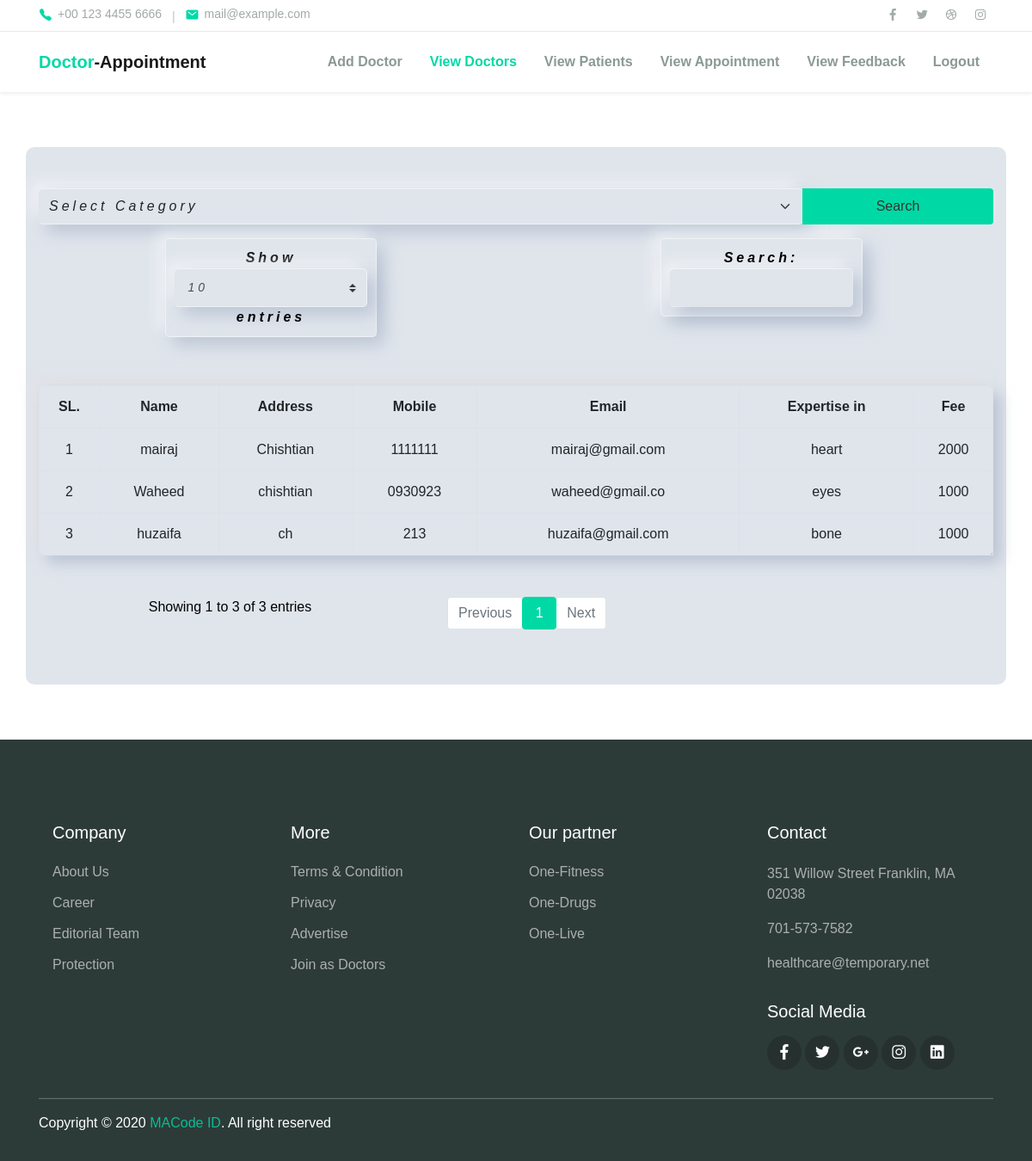
/admin/view_doctor.php (signed in), run on the app's committed database.
### tables this page shows
CREATE TABLE `doctor` (
  `doc_id` int(22) NOT NULL,
  `doctor_id` varchar(22) NOT NULL,
  `name` varchar(22) NOT NULL,
  `address` varchar(100) NOT NULL,
  `contact` varchar(14) NOT NULL,
  `email` varchar(22) NOT NULL,
  `expertise` varchar(22) NOT NULL,
  `id` int(11) NOT NULL,
  `fee` varchar(111) NOT NULL,
  `userid` varchar(22) NOT NULL,
  `password` varchar(22) NOT NULL,
  `pic` varchar(111) NOT NULL
);

### admin/view_doctor.php (the view, shortened to what this page needs)
<?php include 'head.php'; ?>
<body>
    <?php
    include_once "header.php";
    $category = isset($_POST["expertise"]);
    ?>
    <div class="container table_container">
        <form action="<?php echo $_SERVER['PHP_SELF']; ?>" method="post">
            <div class="input-group mb-3">
                <select class="form-select" id="inputGroupSelect01" name="expertise" type="text" required>
                    <?php if($category){ ?>
                    <option readonly><?php echo $_POST["expertise"]." (Selected)" ; ?></option>
                   <?php }else{ ?>
                    <option value="">Select Category</option>
                   <?php } ?>
                </select>
                <button style="width: 20%;" name="submit" class="btn btn-light my-0">Search</button>
            </div>
        </form>
        <?php
            include('../config/config.php');
                if($category){
                $sql = " SELECT * FROM doctor WHERE expertise = '" . $_POST["expertise"] . "' ";
                }else{
                    $sql = " SELECT * FROM doctor ";
                }
                $result = mysqli_query($conn, $sql);
                $count = mysqli_num_rows($result);
                if ($count >= 1) {
                    echo "<table class='table form_div  table-bordered' id='dataTable' width='100%' cellspacing='0'>
                            <thead>
                                <tr>
                                    <th>SL.</th>
                                        <th>Name</th>
                                        <th>Address</th>
                                        <th>Mobile</th>
                                        <th>Email</th>
                                        <th>Expertise in</th>
                                        <th>Fee</th>
                                </tr>
                            </thead>";
                        echo "<tbody>";
                        while ($row = mysqli_fetch_array($result)) {
                            echo "<tr>";
                                echo "<td>" . $row['doc_id'] . "</td>";
                                echo "<td>" . $row['name'] . "</td>";
                                echo "<td>" . $row['address'] . "</td>";
                                echo "<td>" . $row['contact'] . "</td>";
                                echo "<td>" . $row['email'] . "</td>";
                                echo "<td>" . $row['expertise'] . "</td>";
                                echo "<td>" . $row['fee'] . "</td>";
                            echo "</tr>";
                    }
                    echo "</tbody>";
                    echo "</table>";
                } else {
                    print "<p align='center'>Sorry, No match found for your search result..!!!</p>";
                }
    ?>
    </div>
    <?php
    include_once "footer.php";
    ?>
</body>
</html>

### admin/head.php (shortened to what this page needs)
<!DOCTYPE html>
<html lang="en">
<head>
  <link rel="stylesheet" href="assets/css/user-css/index.css">
  <link rel="stylesheet" href="assets/css/user-css/patient_form.css">
  <link rel="stylesheet" href="assets/css/user-css/table.css">
  <link rel="stylesheet" href="assets/css/user-css/login.css">
  <link href="https://cdn.jsdelivr.net/npm/bootstrap@5.1.3/dist/css/bootstrap.min.css" rel="stylesheet">
  <link rel="stylesheet" href="../assets/bootstrap/css/bootstrap.min.css">
  <link rel="stylesheet" href="assets/vendor/owl-carousel/css/owl.carousel.css">
  <link rel="stylesheet" href="assets/vendor/animate/animate.css">
  <link rel="stylesheet" href="assets/css/user-css/theme.css">
  <link rel="stylesheet" href="assets/css/user-css/maicons.css">
</head>

### admin/header.php (shortened to what this page needs)
<header>
    <div class="topbar">
      <div class="container">
        <div class="row">
          <div class="col-sm-8 text-sm">
            <div class="site-info">
              <a href="#"><span class="mai-call text-primary"></span> +00 123 4455 6666</a>
              <span class="divider">|</span>
              <a href="#"><span class="mai-mail text-primary"></span> mail@example.com</a>
            </div>
          </div>
          <div class="col-sm-4 text-right text-sm">
            <div class="social-mini-button">
              <a href="#"><span class="mai-logo-facebook-f"></span></a>
              <a href="#"><span class="mai-logo-twitter"></span></a>
              <a href="#"><span class="mai-logo-dribbble"></span></a>
              <a href="#"><span class="mai-logo-instagram"></span></a>
            </div>
          </div>
        </div>
      </div>
    </div>
    <nav class="navbar navbar-expand-lg navbar-light shadow-sm">
      <div class="container">
        <a class="navbar-brand" href="../index.php"><span class="text-primary">Doctor</span>-Appointment</a>
        <div class="collapse navbar-collapse" id="navbarSupport">
          <ul class="navbar-nav  ml-auto">
            <li class="nav-item">
              <a class="nav-link" href="add_doctor.php">Add Doctor</a>
            </li>
            <li class="nav-item">
              <a class="nav-link" href="view_doctor.php">View Doctors</a>
            </li>
            <li class="nav-item">
              <a class="nav-link" href="view_patients.php">View Patients</a>
            </li>
            <li class="nav-item">
              <a class="nav-link" href="view_appointments.php">View Appointment</a>
            </li>
            <li class="nav-item">
              <a class="nav-link" href="view_feedback.php">View Feedback</a>
            </li>
            <li class="nav-item">
              <a class="nav-link" href="php/logout.php">Logout</a>
            </li>
          </ul>
        </div>
      </div>
    </nav>
  </header>

### admin/footer.php (shortened to what this page needs)
<footer class="page-footer">
    <div class="container">
        <div class="row px-md-3">
            <div class="col-sm-6 col-lg-3 py-3">
                <h5>Company</h5>
                <ul class="footer-menu">
                    <li><a href="#">About Us</a></li>
                    <li><a href="#">Career</a></li>
                    <li><a href="#">Editorial Team</a></li>
                    <li><a href="#">Protection</a></li>
                </ul>
            </div>
            <div class="col-sm-6 col-lg-3 py-3">
                <h5>More</h5>
                <ul class="footer-menu">
                    <li><a href="#">Terms & Condition</a></li>
                    <li><a href="#">Privacy</a></li>
                    <li><a href="#">Advertise</a></li>
                    <li><a href="#">Join as Doctors</a></li>
                </ul>
            </div>
            <div class="col-sm-6 col-lg-3 py-3">
                <h5>Our partner</h5>
                <ul class="footer-menu">
                    <li><a href="#">One-Fitness</a></li>
                    <li><a href="#">One-Drugs</a></li>
                    <li><a href="#">One-Live</a></li>
                </ul>
            </div>
            <div class="col-sm-6 col-lg-3 py-3">
                <h5>Contact</h5>
                <p class="footer-link mt-2">351 Willow Street Franklin, MA 02038</p>
                <a href="#" class="footer-link">701-573-7582</a>
                <a href="#" class="footer-link">healthcare@temporary.net</a>
                <h5 class="mt-3">Social Media</h5>
                <div class="footer-sosmed mt-3">
                    <a href="#" target="_blank"><span class="mai-logo-facebook-f"></span></a>
                    <a href="#" target="_blank"><span class="mai-logo-twitter"></span></a>
                    <a href="#" target="_blank"><span class="mai-logo-google-plus-g"></span></a>
                    <a href="#" target="_blank"><span class="mai-logo-instagram"></span></a>
                    <a href="#" target="_blank"><span class="mai-logo-linkedin"></span></a>
                </div>
            </div>
        </div>
        <hr>
        <p id="copyright">Copyright &copy; 2020 <a href="https://macodeid.com/" target="_blank">MACode ID</a>. All right
            reserved</p>
    </div>
</footer>

### admin/assets/css/user-css/index.css (style rules this page uses)
[class^="mai-"], [class*=" mai-"] { font-family: 'maicons' !important; font-style: normal; font-weight: normal; font-variant: normal; text-transform: none; line-height: 1; -webkit-font-smoothing: antialiased; -moz-osx-font-smoothing: grayscale; }
.mai-call:before { content: "\e96a"; }
.mai-logo-dribbble:before { content: "\ebcf"; }
.mai-logo-facebook-f:before { content: "\ebe1"; }
.mai-logo-google-plus-g:before { content: "\ebf7"; }
.mai-logo-instagram:before { content: "\ec00"; }
.mai-logo-linkedin:before { content: "\ec0f"; }
.mai-logo-twitter:before { content: "\ec4d"; }
.mai-mail:before { content: "\ea79"; }

### admin/assets/css/user-css/patient_form.css (style rules this page uses)
* { margin: 0; padding: 0; box-sizing: border-box; }
.form_div { border-radius: 8px; border: 1px solid #ffffff80; margin: auto; padding: 2rem!important; margin: 4rem auto!important; background-color: #e0e5ec; box-shadow: 9px 9px 16px rgba(163, 177, 198, 0.6), -9px -9px 16px rgba(225, 225, 225,0.5); text-align: center; }
.btn { transition: color .70s ease-in-out,background-color .85s ease-in-out,border-color .15s ease-in-out,box-shadow .15s ease-in-out!important; margin-top: 1rem; background-color: #00D9A5!important; border: none; }
a { text-decoration: none!important; }

### admin/assets/css/user-css/table.css (style rules this page uses)
* { margin: 0; padding: 0; box-sizing: border-box; }
.table_container { background-color: #e0e5ec!important; color: #000!important; padding: 3rem; margin: 4rem auto; border-radius: 10px; text-align: center!important; }
.form_div { border-radius: 8px; border: 1px solid #ffffff80; margin: auto; padding: 2rem!important; margin: 4rem auto; background-color: #e0e5ec; box-shadow: 9px 9px 16px rgba(163, 177, 198, 0.6), -9px -9px 16px rgba(225, 225, 225,0.5); text-align: center; }
table.dataTable { margin: 3rem auto!important; }
.btn { transition: color .70s ease-in-out,background-color .85s ease-in-out,border-color .15s ease-in-out,box-shadow .15s ease-in-out!important; margin-top: 1rem; background-color: #00D9A5!important; border: none; }
a { text-decoration: none!important; }
input,select, label { background-color: #e0e5ec!important; border: 1px solid #ffffff80!important; box-shadow: 9px 9px 19px #a3b1c699,-9px -9px 16px #ffffff80!important; font-size: 12px; letter-spacing: 4px; padding: 10px; font-style: oblique!important; border-radius: 5px!important; }
input, select { margin-right: 1rem; border-left: none!important; }
.input-group { display: -ms-flexbox; -ms-flex-wrap: wrap; flex-wrap: wrap; -ms-flex-align: stretch; align-items: center; }

### assets/css/user-css/login.css (style rules this page uses)
* { margin: 0; padding: 0; box-sizing: border-box; }
.form_div { border-radius: 8px; border: 1px solid #ffffff80; margin: auto; padding: 2rem!important; margin-top: 4rem!important; background-color: #e0e5ec; box-shadow: 9px 9px 16px rgba(163, 177, 198, 0.6), -9px -9px 16px rgba(225, 225, 225,0.5); text-align: center; }
.btn { transition: color .70s ease-in-out,background-color .85s ease-in-out,border-color .15s ease-in-out,box-shadow .15s ease-in-out!important; margin-top: 1rem; background-color: #00D9A5!important; border: none; }
a { text-decoration: none!important; }

### data on the page
doctor: doc_id "1", name "mairaj", address "Chishtian", contact "1111111", email "mairaj@gmail.com", expertise "heart", fee "2000"
doctor: doc_id "2", name "Waheed", address "chishtian", contact "0930923", email "waheed@gmail.co", expertise "eyes", fee "1000"
doctor: doc_id "3", name "huzaifa", address "ch", contact "213", email "huzaifa@gmail.com", expertise "bone", fee "1000"
